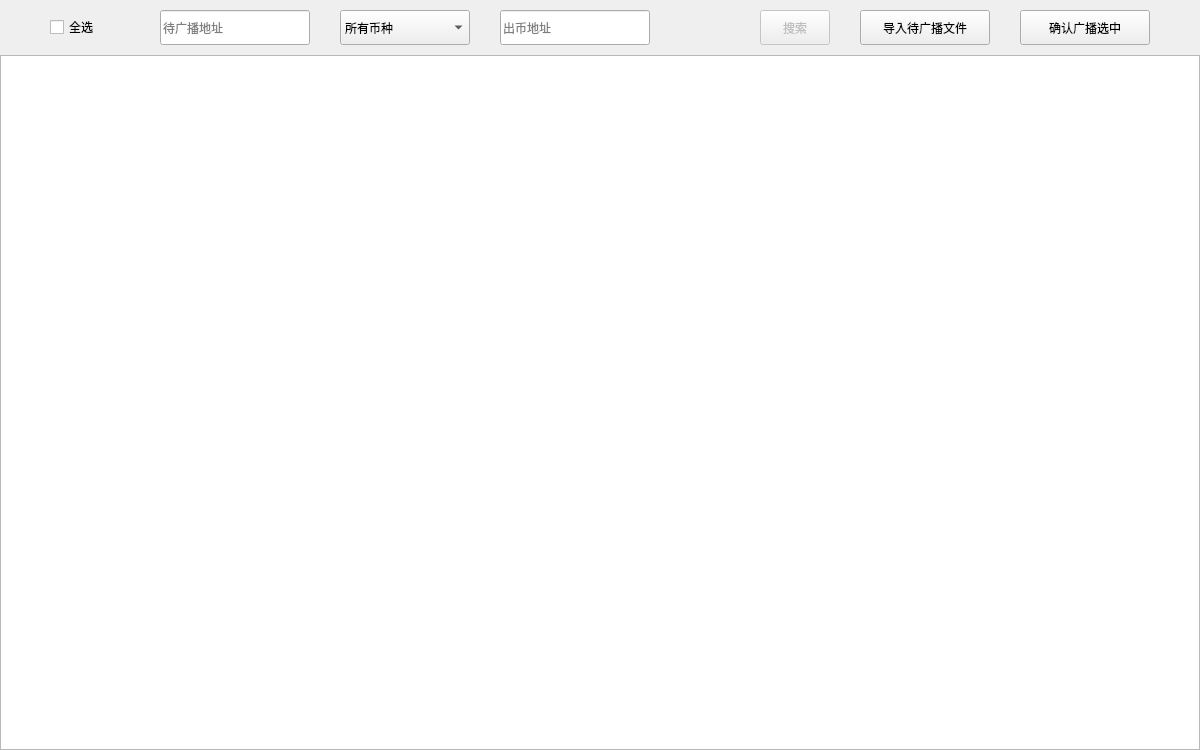
     <widget class="QWidget" name="page_ManualWithdrawBroadcast">
      <property name="minimumSize">
       <size>
        <width>1200</width>
        <height>750</height>
       </size>
      </property>
      <layout class="QVBoxLayout" name="verticalLayout_15">
       <property name="spacing">
        <number>10</number>
       </property>
       <property name="leftMargin">
        <number>0</number>
       </property>
       <property name="topMargin">
        <number>10</number>
       </property>
       <property name="rightMargin">
        <number>0</number>
       </property>
       <property name="bottomMargin">
        <number>0</number>
       </property>
       <item>
        <layout class="QHBoxLayout" name="horizontalLayout_20">
         <item>
          <spacer name="horizontalSpacer_79">
           <property name="orientation">
            <enum>Qt::Horizontal</enum>
           </property>
           <property name="sizeHint" stdset="0">
            <size>
             <width>40</width>
             <height>20</height>
            </size>
           </property>
          </spacer>
         </item>
         <item>
          <widget class="QCheckBox" name="checkBox_ManualWithdrawBroadcast_SelAll">
           <property name="text">
            <string>全选</string>
           </property>
          </widget>
         </item>
         <item>
          <spacer name="horizontalSpacer_155">
           <property name="orientation">
            <enum>Qt::Horizontal</enum>
           </property>
           <property name="sizeHint" stdset="0">
            <size>
             <width>40</width>
             <height>20</height>
            </size>
           </property>
          </spacer>
         </item>
         <item>
          <widget class="QLineEdit" name="le_ManualWithdrawBroadcast_DstAddr">
           <property name="minimumSize">
            <size>
             <width>150</width>
             <height>35</height>
            </size>
           </property>
           <property name="maximumSize">
            <size>
             <width>16777215</width>
             <height>35</height>
            </size>
           </property>
           <property name="styleSheet">
            <string notr="true"/>
           </property>
           <property name="placeholderText">
            <string>待广播地址</string>
           </property>
          </widget>
         </item>
         <item>
          <spacer name="horizontalSpacer_83">
           <property name="orientation">
            <enum>Qt::Horizontal</enum>
           </property>
           <property name="sizeType">
            <enum>QSizePolicy::Fixed</enum>
           </property>
           <property name="sizeHint" stdset="0">
            <size>
             <width>20</width>
             <height>20</height>
            </size>
           </property>
          </spacer>
         </item>
         <item>
          <widget class="QComboBox" name="cbx_ManualWithdrawBroadcast_CoinType">
           <property name="minimumSize">
            <size>
             <width>130</width>
             <height>35</height>
            </size>
           </property>
           <property name="maximumSize">
            <size>
             <width>130</width>
             <height>35</height>
            </size>
           </property>
           <property name="styleSheet">
            <string notr="true"/>
           </property>
           <item>
            <property name="text">
             <string>所有币种</string>
            </property>
           </item>
          </widget>
         </item>
         <item>
          <spacer name="horizontalSpacer_82">
           <property name="orientation">
            <enum>Qt::Horizontal</enum>
           </property>
           <property name="sizeType">
            <enum>QSizePolicy::Fixed</enum>
           </property>
           <property name="sizeHint" stdset="0">
            <size>
             <width>20</width>
             <height>20</height>
            </size>
           </property>
          </spacer>
         </item>
         <item>
          <widget class="QLineEdit" name="le_ManualWithdrawBroadcast_SrcAddr">
           <property name="minimumSize">
            <size>
             <width>150</width>
             <height>35</height>
            </size>
           </property>
           <property name="maximumSize">
            <size>
             <width>16777215</width>
             <height>35</height>
            </size>
           </property>
           <property name="styleSheet">
            <string notr="true"/>
           </property>
           <property name="placeholderText">
            <string>出币地址</string>
           </property>
          </widget>
         </item>
         <item>
          <spacer name="horizontalSpacer_81">
           <property name="orientation">
            <enum>Qt::Horizontal</enum>
           </property>
           <property name="sizeType">
            <enum>QSizePolicy::Fixed</enum>
           </property>
           <property name="sizeHint" stdset="0">
            <size>
             <width>100</width>
             <height>20</height>
            </size>
           </property>
          </spacer>
         </item>
         <item>
          <widget class="QPushButton" name="btn_ManualWithdrawBroadcast_Search">
           <property name="enabled">
            <bool>false</bool>
           </property>
           <property name="minimumSize">
            <size>
             <width>70</width>
             <height>35</height>
            </size>
           </property>
           <property name="maximumSize">
            <size>
             <width>70</width>
             <height>35</height>
            </size>
           </property>
           <property name="cursor">
            <cursorShape>PointingHandCursor</cursorShape>
           </property>
           <property name="focusPolicy">
            <enum>Qt::NoFocus</enum>
           </property>
           <property name="styleSheet">
            <string notr="true"/>
           </property>
           <property name="text">
            <string>搜索</string>
           </property>
          </widget>
         </item>
         <item>
          <spacer name="horizontalSpacer_84">
           <property name="orientation">
            <enum>Qt::Horizontal</enum>
           </property>
           <property name="sizeType">
            <enum>QSizePolicy::Fixed</enum>
           </property>
           <property name="sizeHint" stdset="0">
            <size>
             <width>20</width>
             <height>20</height>
            </size>
           </property>
          </spacer>
         </item>
         <item>
          <widget class="QPushButton" name="btn_ManualWithdrawBroadcast_ImportRawTx">
           <property name="minimumSize">
            <size>
             <width>130</width>
             <height>35</height>
            </size>
           </property>
           <property name="maximumSize">
            <size>
             <width>130</width>
             <height>35</height>
            </size>
           </property>
           <property name="cursor">
            <cursorShape>PointingHandCursor</cursorShape>
           </property>
           <property name="focusPolicy">
            <enum>Qt::NoFocus</enum>
           </property>
           <property name="styleSheet">
            <string notr="true"/>
           </property>
           <property name="text">
            <string>导入待广播文件</string>
           </property>
          </widget>
         </item>
         <item>
          <spacer name="horizontalSpacer_85">
           <property name="orientation">
            <enum>Qt::Horizontal</enum>
           </property>
           <property name="sizeType">
            <enum>QSizePolicy::Fixed</enum>
           </property>
           <property name="sizeHint" stdset="0">
            <size>
             <width>20</width>
             <height>20</height>
            </size>
           </property>
          </spacer>
         </item>
         <item>
          <widget class="QPushButton" name="btn_ManualWithdrawBroadcast_Ok">
           <property name="minimumSize">
            <size>
             <width>130</width>
             <height>35</height>
            </size>
           </property>
           <property name="maximumSize">
            <size>
             <width>130</width>
             <height>35</height>
            </size>
           </property>
           <property name="cursor">
            <cursorShape>PointingHandCursor</cursorShape>
           </property>
           <property name="focusPolicy">
            <enum>Qt::NoFocus</enum>
           </property>
           <property name="styleSheet">
            <string notr="true"/>
           </property>
           <property name="text">
            <string>确认广播选中</string>
           </property>
          </widget>
         </item>
         <item>
          <spacer name="horizontalSpacer_80">
           <property name="orientation">
            <enum>Qt::Horizontal</enum>
           </property>
           <property name="sizeHint" stdset="0">
            <size>
             <width>40</width>
             <height>20</height>
            </size>
           </property>
          </spacer>
         </item>
        </layout>
       </item>
       <item>
        <layout class="QGridLayout" name="gridLayout_15">
         <property name="spacing">
          <number>0</number>
         </property>
         <item row="0" column="0">
          <widget class="QTableWidget" name="tbw_ManualWithdrawBroadcast">
           <property name="minimumSize">
            <size>
             <width>1200</width>
             <height>695</height>
            </size>
           </property>
          </widget>
         </item>
        </layout>
       </item>
      </layout>
     </widget>
